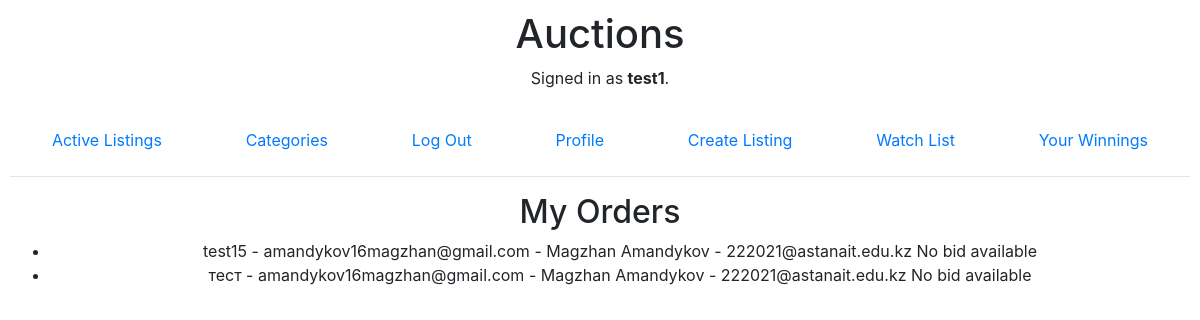
Page /my_orders/ (signed in) on the committed database.
### auctions/models.py (models this page shows)
class User(AbstractUser):
    pass

class Order(models.Model):
    user = models.ForeignKey(User, on_delete=models.CASCADE)
    product_name = models.CharField(max_length=255)
    address = models.TextField()
    name = models.CharField(max_length=255)
    email = models.EmailField()
    id = models.AutoField(primary_key=True)
    bid = models.ForeignKey(bids, on_delete=models.SET_NULL, null=True)
    def __init__(self, *args, **kwargs):
        super().__init__(*args, **kwargs)
        self.order_date = None
    def __str__(self):
        return f"Order #{self.id} - {self.product_name} - {self.user.username}"

### auctions/views.py (the view)
# urls.py: path('my_orders/', views.my_orders, name='my_orders'),
def my_orders(request):
    user_orders = Order.objects.filter(user=request.user)
    print("User Orders:", user_orders)
    return render(request, 'auctions/my_orders.html', {'user_orders': user_orders})

### auctions/templates/auctions/my_orders.html (shortened to what this page needs)
{% extends "auctions/layout.html" %}
{% block body %}
  <h2>My Orders</h2>
  <ul>
    {% for order in user_orders %}
  <li>
    {{ order.product_name }} - {{ order.address }} - {{ order.name }} - {{ order.email }}
    {% if order.bid %}
      <button class="btn btn-primary" onclick="downloadInvoice('{{ order.id }}', '{{ order.bid.id }}')">Download Details</button>
    {% else %}
      No bid available
    {% endif %}
  </li>
{% endfor %}
  </ul>
{% endblock %}

### auctions/templates/auctions/layout.html (shortened to what this page needs)
{% load static %}
<!DOCTYPE html>
<html lang="en">
    <head>
        <link rel="stylesheet" href="https://stackpath.bootstrapcdn.com/bootstrap/4.4.1/css/bootstrap.min.css">
        <link href="{% static 'auctions/styles.css' %}" rel="stylesheet">
    </head>
    <body>
        <h1>Auctions</h1>
        <div>
            {% if user.is_authenticated %}
                Signed in as <strong>{{ user.username }}</strong>.
            {% else %}
                Not signed in.
            {% endif %}
        </div>
        <ul class="nav nav-pills nav-fill">
            <li class="nav-item">
                <a class="nav-link" href="{% url 'index' %}">Active Listings</a>
            </li>
            <li class="nav-item">
                <a class="nav-link" href="{% url 'cat_list' %}">Categories</a>
            </li>
            {% if user.is_authenticated %}
                <li class="nav-item">
                    <a class="nav-link" href="{% url 'logout' %}">Log Out</a>
                </li>
                <li class="nav-item">
                    <a class="nav-link" href="{% url 'profile' %}">Profile</a>
                </li>
                <li class="nav-item">
                    <a class="nav-link" href="{% url 'create' %}">Create Listing</a>
                </li>
                <li class="nav-item">
                    <a class="nav-link" href="{% url 'watchlistpage' user.username %}">Watch List</a>
                </li>
                <li class="nav-item">
                    <a class="nav-link" href="{% url 'winnings' %}">Your Winnings</a>
                </li>
            {% endif %}
        </ul>
        <hr>
        {% block body %}
        {% endblock %}
    </body>
</html>

### auctions/static/auctions/styles.css (style rules this page uses)
body { padding: 10px; text-align: center; }
.nav { margin-top: 2.5vw; }

### rows in the picture
User: username "test1"
Order: product_name "test15", address "amandykov16magzhan@gmail.com", name "Magzhan Amandykov", email "222021@astanait.edu.kz", shows "No bid available"
Order: product_name "тест", address "amandykov16magzhan@gmail.com", name "Magzhan Amandykov", email "222021@astanait.edu.kz", shows "No bid available"
